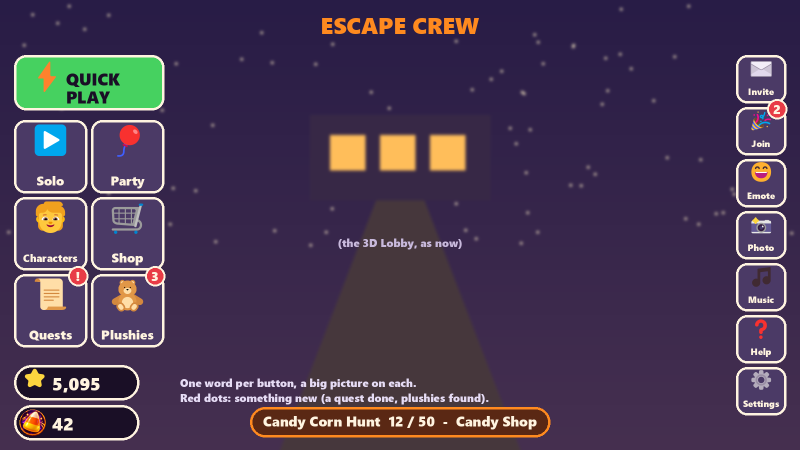
#> input picture art/ui-mockups/lobby-v2.png, 1600 x 900 px, given in place of invite.png, which was not available (shown at 1/2 size)
$ python make_menu_mockup.py art/ui-mockups/menus-v2.png art/ui-mockups/hud-v2.png
#> lines starting #> are read from the running program, lines starting #| are printed output that depends on the picture; pictures that were not available may be replaced by others from this repository, and a replacement may not be noted
"""Pictures of the proposed pop-up menus and in-game screen in the new clean
style (dark glass panels, cream borders, our icon pictures, capped text
sizes), for Brent to approve before code changes.

    python tools/make_menu_mockup.py art/ui-mockups/menus-v2.png art/ui-mockups/hud-v2.png
"""
import random
import sys
from PIL import Image, ImageDraw, ImageFilter, ImageFont

W, H = 1600, 900
F = "C:/Windows/Fonts/"
EMOJI = ImageFont.truetype(F + "seguiemj.ttf", 44)
EMOJI_S = ImageFont.truetype(F + "seguiemj.ttf", 30)
NIGHT, PLUM, CREAM, PUMP, GREEN, RED = (26, 15, 38), (75, 58, 102), (255, 244, 224), (255, 138, 31), (70, 209, 96), (232, 60, 70)
ICONS = "art/ui-icons/"


def title_font(n):
    return ImageFont.truetype(F + "seguibl.ttf", n)  # chunky titles (like FredokaOne)


def body_font(n):
    return ImageFont.truetype(F + "segoeuib.ttf", n)  # clean body text (like Builder Sans Bold)


def backdrop(dark_scene):
#> called with dark_scene = (40, 30, 55)
    img = Image.new("RGB", (W, H))
#> img: PIL image 1600x900 RGB; every value is 0
    d = ImageDraw.Draw(img)
    for y in range(H):
        t = y / H
        c = dark_scene
        d.line([(0, y), (W, y)], fill=(int(c[0] + 25 * t), int(c[1] + 18 * t), int(c[2] + 12 * t)))
    rnd = random.Random(4)
    for _ in range(40):
        x, y = rnd.randrange(W), rnd.randrange(H)
        d.ellipse((x - 30, y - 30, x + 30, y + 30), fill=(c[0] + 30, c[1] + 25, c[2] + 30))
    return img.filter(ImageFilter.GaussianBlur(8))
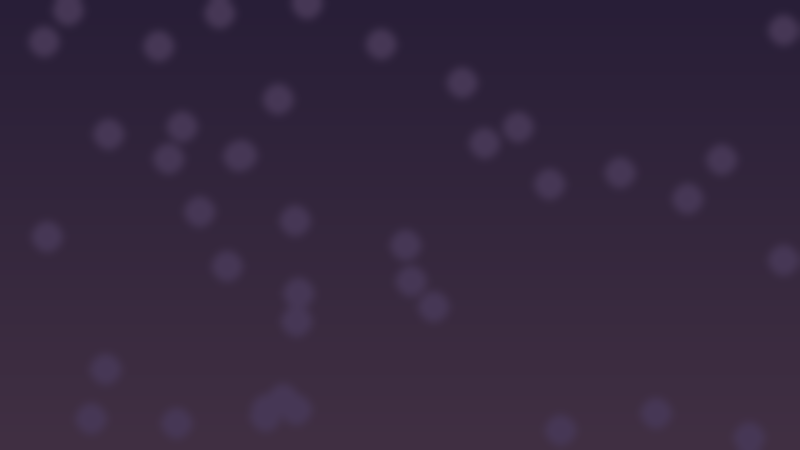
#> returned value: PIL image 1600x900 RGB (shown at 1/2 size); mean R, G, B 53.4, 39.8, 62.4


def panel(d, box, title, icon=None, img=None):
#> called with box = (40, 90, 560, 600), title = 'Invite friends', icon = 'invite.png'
    x0, y0, x1, y1 = box
    d.rounded_rectangle(box, 20, fill=(22, 13, 34), outline=CREAM, width=3)
    if icon and img:
        ic = Image.open(ICONS + icon).convert("RGBA").resize((52, 52))
        img.paste(ic, (x0 + 18, y0 + 14), ic)
    d.text((x0 + (82 if icon else 22), y0 + 18), title, font=title_font(30), fill=PUMP)
    # round close button
    d.ellipse((x1 - 58, y0 + 16, x1 - 18, y0 + 56), fill=RED, outline=CREAM, width=3)
    d.text((x1 - 46, y0 + 16), "\u00D7", font=title_font(30), fill=CREAM)
    d.line([(x0 + 18, y0 + 76), (x1 - 18, y0 + 76)], fill=(70, 55, 95), width=2)


def tile(img, d, box, word, icon=None, emoji=None, fill=PLUM, text=CREAM, size=18):
    x0, y0, x1, y1 = box
    d.rounded_rectangle(box, 14, fill=fill, outline=CREAM, width=2)
    w, h = x1 - x0, y1 - y0
    if icon:
        s = int(min(w, h) * 0.55)
        ic = Image.open(ICONS + icon).convert("RGBA").resize((s, s))
        img.paste(ic, (x0 + (w - s) // 2, y0 + 6), ic)
    elif emoji:
        ew = d.textlength(emoji, font=EMOJI)
        d.text((x0 + (w - ew) / 2, y0 + 8), emoji, font=EMOJI, embedded_color=True)
    f = body_font(size)
    tw = d.textlength(word, font=f)
    d.text((x0 + (w - tw) / 2, y1 - size - 12), word, font=f, fill=text)


def row(d, box, text, sub=None, action=None):
    x0, y0, x1, y1 = box
    d.rounded_rectangle(box, 12, fill=PLUM)
    d.text((x0 + 16, y0 + 10), text, font=body_font(20), fill=CREAM)
    if sub:
        d.text((x0 + 16, y0 + 36), sub, font=body_font(15), fill=(190, 175, 215))
    if action:
        bw = d.textlength(action, font=body_font(18)) + 30
        d.rounded_rectangle((x1 - bw - 12, y0 + 12, x1 - 12, y1 - 12), 10, fill=GREEN)
        d.text((x1 - bw + 3, y0 + 18), action, font=body_font(18), fill=NIGHT)


def note(d, x, y, lines):
    for i, t in enumerate(lines):
        d.text((x, y + i * 28), t, font=body_font(20), fill=(230, 220, 245))


def menus(out):
    img = backdrop((40, 30, 55))
    d = ImageDraw.Draw(img)
    d.text((40, 24), "Pop-up menus: one look everywhere", font=title_font(34), fill=PUMP)
    # 1. invite panel
    panel(d, (40, 90, 560, 600), "Invite friends", "invite.png", img)
    d.text((62, 112 + 70), "Friends online", font=body_font(18), fill=(190, 175, 215))
    row(d, (62, 216, 538, 280), "Jamie", "In the Lobby", "Invite")
    row(d, (62, 290, 538, 354), "Sam", "Playing Escape Crew", "Invite")
    row(d, (62, 364, 538, 428), "Alex", "Online", "Invite")
    d.rounded_rectangle((62, 520, 538, 578), 14, fill=GREEN, outline=CREAM, width=2)
    t = "Open Roblox's invite list"
    d.text((300 - d.textlength(t, font=body_font(22)) / 2, 533), t, font=body_font(22), fill=NIGHT)
    # 2. emote picker: a small pop-up beside the Emote tile, not over everything
    panel(d, (620, 90, 1060, 420), "Emote", "emote.png", img)
#> call 2 of panel, with box = (620, 90, 1060, 420), title = 'Emote', icon = 'emote.png'
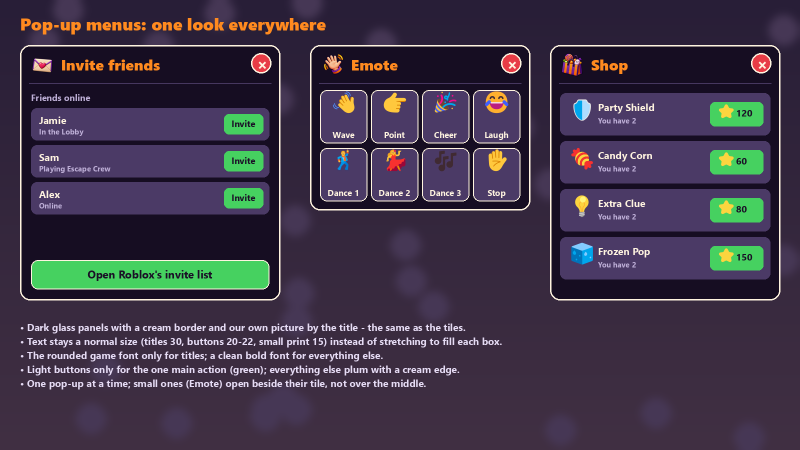
#> input picture art/ui-mockups/menus-v2.png, 1600 x 900 px, given in place of emote.png, which was not available (shown at 1/2 size)
#> in panel (call 2), `ic = Image.open(ICONS + icon).convert("RGBA").resize((52, 52))`:
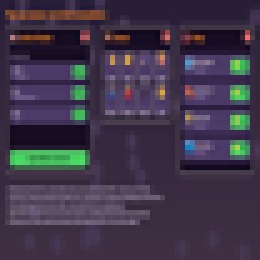
#> ic: PIL image 52x52 RGBA (shown 5 times larger); mean R, G, B, A 64.1, 54.6, 73, 255
    em = [("\U0001F44B", "Wave"), ("\U0001F449", "Point"), ("\U0001F389", "Cheer"), ("\U0001F602", "Laugh"),
          ("\U0001F57A", "Dance 1"), ("\U0001F483", "Dance 2"), ("\U0001F3B6", "Dance 3"), ("\u270B", "Stop")]
    for i, (e, w) in enumerate(em):
        x = 640 + (i % 4) * 102
        y = 180 + (i // 4) * 116
        tile(img, d, (x, y, x + 94, y + 106), w, emoji=e, size=17)
    # 3. a shop row the same way
    panel(d, (1100, 90, 1560, 600), "Shop", "shop.png", img)
#> call 3 of panel, with box = (1100, 90, 1560, 600), title = 'Shop', icon = 'shop.png'
#> in panel (call 3), `img.paste(ic, (x0 + 18, y0 + 14), ic)`:
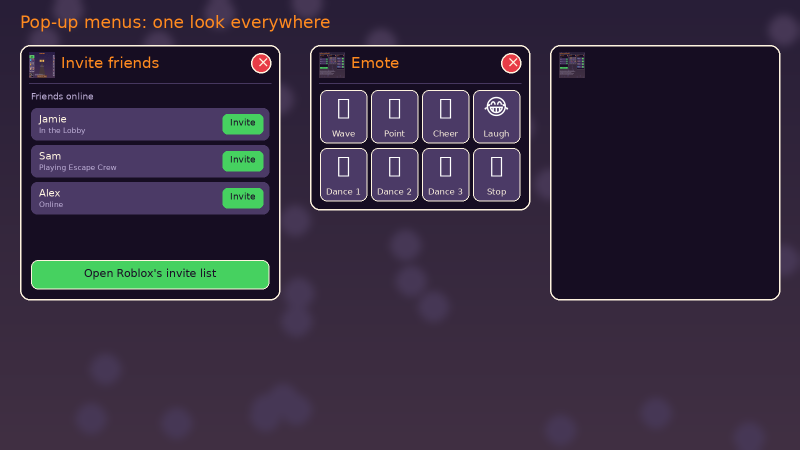
#> img: PIL image 1600x900 RGB (shown at 1/2 size); mean R, G, B 53.9, 43.9, 63.4
    for i, (e, n, p) in enumerate([("\U0001F6E1", "Party Shield", "120"), ("\U0001F36C", "Candy Corn", "60"), ("\U0001F4A1", "Extra Clue", "80"), ("\U0001F9CA", "Frozen Pop", "150")]):
        y = 186 + i * 96
        d.rounded_rectangle((1120, y, 1540, y + 84), 12, fill=PLUM)
        d.text((1134, y + 18), e, font=EMOJI, embedded_color=True)
        d.text((1196, y + 14), n, font=body_font(20), fill=CREAM)
        d.text((1196, y + 44), "You have 2", font=body_font(15), fill=(190, 175, 215))
        d.rounded_rectangle((1420, y + 18, 1526, y + 66), 10, fill=GREEN)
        d.text((1432, y + 25), "\u2B50", font=EMOJI_S, embedded_color=True)
        d.text((1472, y + 26), p, font=body_font(19), fill=NIGHT)
    note(d, 40, 640, [
        "\u2022 Dark glass panels with a cream border and our own picture by the title - the same as the tiles.",
        "\u2022 Text stays a normal size (titles 30, buttons 20-22, small print 15) instead of stretching to fill each box.",
        "\u2022 The rounded game font only for titles; a clean bold font for everything else.",
        "\u2022 Light buttons only for the one main action (green); everything else plum with a cream edge.",
        "\u2022 One pop-up at a time; small ones (Emote) open beside their tile, not over the middle.",
    ])
    img.save(out)
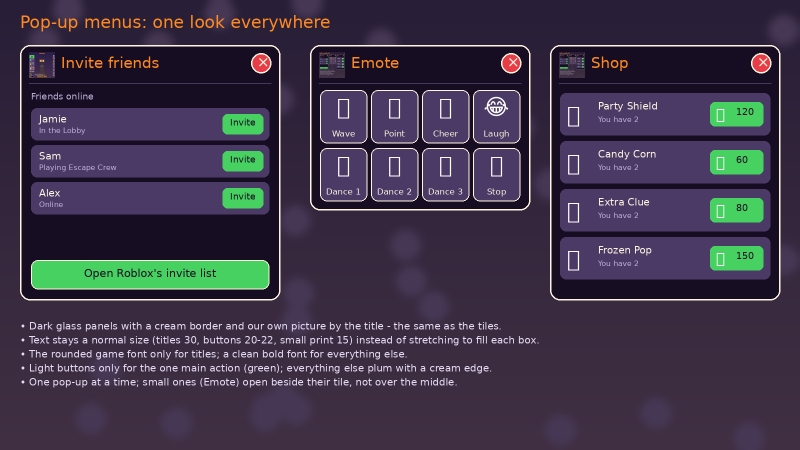
#> saved as menus-v2.png: PIL image 1600x900 RGB (shown at 1/2 size); mean R, G, B 62.1, 53.3, 72.8


def hud(out):
#> called with out = 'art/ui-mockups/hud-v2.png'
    img = backdrop((20, 40, 70))
#> the loop in backdrop (call 2), `for y in range(H):` made 900 passes
#> t on passes 1 to 3: 0, 0.00111, 0.00222
#> the loop in backdrop (call 2), `for _ in range(40):` made 40 passes
#> (x, y) on passes 1 to 12: (483, 310), (211, 738), (811, 490), (317, 92), (136, 20), (822, 562), (592, 819), (1567, 60), (454, 532), (1099, 368), (566, 798), (353, 846)
    d = ImageDraw.Draw(img)
    # top bar
    d.rounded_rectangle((480, 12, 1120, 64), 18, fill=(22, 13, 34), outline=CREAM, width=2)
    d.text((500, 22), "\U0001F4CD", font=EMOJI_S, embedded_color=True)
    d.text((544, 24), "Great Tank Hall", font=body_font(22), fill=PUMP)
    d.text((760, 20), "\u23F1", font=EMOJI_S, embedded_color=True)
    d.text((800, 20), "7:01", font=title_font(26), fill=CREAM)
    d.text((930, 24), "Code", font=body_font(22), fill=CREAM)
    d.ellipse((990, 32, 1006, 48), fill=(70, 209, 96))
    d.text((1014, 20), "\u2B50", font=EMOJI_S, embedded_color=True)
    d.text((1056, 24), "?", font=body_font(22), fill=CREAM)
    # bottom left: stamina, points, map
    d.rounded_rectangle((20, 520, 340, 600), 16, fill=(22, 13, 34), outline=CREAM, width=2)
    d.text((36, 528), "Stamina", font=body_font(15), fill=(190, 175, 215))
    d.rounded_rectangle((36, 552, 324, 568), 8, fill=(50, 40, 60))
    d.rounded_rectangle((36, 552, 250, 568), 8, fill=(123, 227, 107))
    d.text((60, 574), "42 this game", font=body_font(16), fill=(255, 210, 63))
    d.ellipse((38, 577, 54, 593), fill=(255, 210, 63))
    d.rounded_rectangle((20, 610, 340, 880), 16, fill=(10, 6, 16), outline=CREAM, width=2)
    d.text((140, 735), "(the map)", font=body_font(18), fill=(120, 110, 140))
    # bottom right: action tiles with pictures
    acts = [("\U0001F3C3", "Run"), ("\U0001F319", "Sneak"), ("\U0001F4AC", "Say"), ("\U0001F4A1", "Clue 3"), ("\U0001F504", "Change"), ("\U0001F604", "Emote")]
    for i, (e, w) in enumerate(acts):
        x = 1250 + (i % 3) * 110
        y = 660 + (i // 3) * 112
        tile(img, d, (x, y, x + 100, y + 102), w, emoji=e, fill=(PLUM if i != 1 else (47, 107, 58)), size=17)
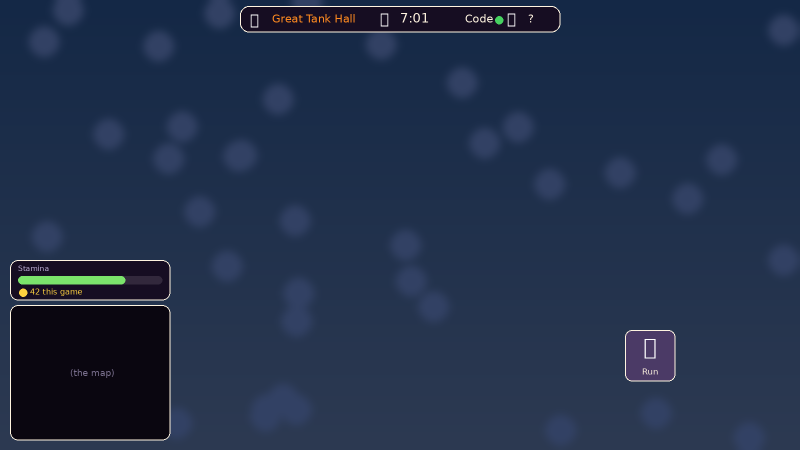
#> img: PIL image 1600x900 RGB (shown at 1/2 size); mean R, G, B 33.5, 47.6, 73.4
    # boosts row above them
    for i, (e, t) in enumerate([("\U0001F6E1", "ON"), ("\u26A1", "3s")]):
        x = 1480 - i * 70
        d.ellipse((x, 590, x + 58, 648), fill=(22, 13, 34), outline=(123, 227, 107), width=3)
        d.text((x + 11, 594), e, font=EMOJI_S, embedded_color=True)
        d.text((x + 16, 626), t, font=body_font(14), fill=CREAM)
    note(d, 420, 700, [
        "\u2022 The same tiles as the Lobby: a picture and one word each.",
        "\u2022 The skill tile is green and counts down on its word.",
        "\u2022 Top bar: one dark glass strip; bars and map framed the same way.",
        "\u2022 A second icon sheet would give Run, Say, Clue, Change,",
        "  the 8 skills and the emotes their own pictures.",
    ])
    img.save(out)
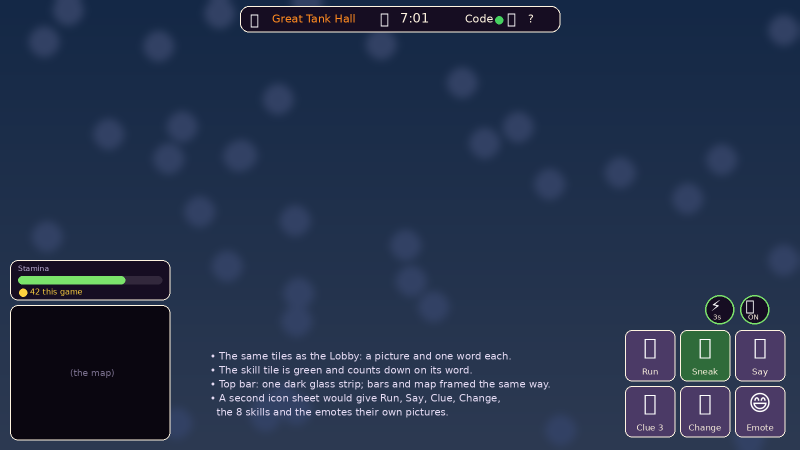
#> saved as hud-v2.png: PIL image 1600x900 RGB (shown at 1/2 size); mean R, G, B 36.8, 50.2, 75.6


if __name__ == "__main__":
    menus(sys.argv[1])
    hud(sys.argv[2])
